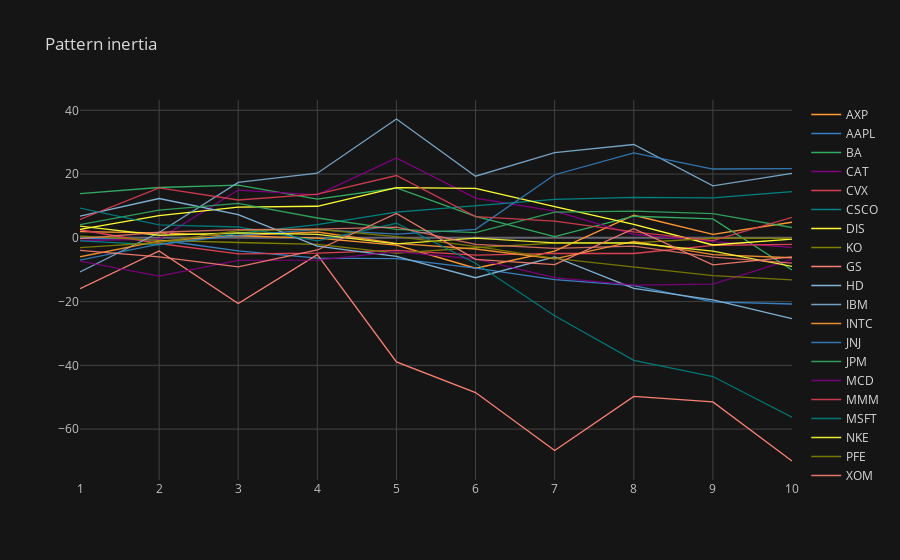

Notebook code cell kept with this figure:
### Code cell
basket_results.iplot(title = "Pattern inertia")

### Figure 1 — Plotly figure (JSON) as saved in the notebook; plotly's stock layout.template omitted (floating-point values rounded to 4 significant figures)
{"data": [{"line": {"color": "rgba(255, 153, 51, 1.0)", "dash": "solid", "shape": "linear", "width": 1.3}, "mode": "lines", "name": "AXP", "text": "", "type": "scatter", "x": [1, 2, 3, 4, 5, 6, 7, 8, 9, 10], "y": [1.92, 1.54, 0.62, -0.11, -2.27, -9.54, -4.18, 7.08, 1.06, 4.89]}, {"line": {"color": "rgba(55, 128, 191, 1.0)", "dash": "solid", "shape": "linear", "width": 1.3}, "mode": "lines", "name": "AAPL", "text": "", "type": "scatter", "x": [1, 2, 3, 4, 5, 6, 7, 8, 9, 10], "y": [-0.08, -0.68, -4.09, -6.34, -6.52, -9.52, -13.09, -15.02, -20.08, -20.75]}, {"line": {"color": "rgba(50, 171, 96, 1.0)", "dash": "solid", "shape": "linear", "width": 1.3}, "mode": "lines", "name": "BA", "text": "", "type": "scatter", "x": [1, 2, 3, 4, 5, 6, 7, 8, 9, 10], "y": [13.86, 15.79, 16.51, 12.17, 15.63, 6.75, 0.36, 6.77, 5.93, -10.1]}, {"line": {"color": "rgba(128, 0, 128, 1.0)", "dash": "solid", "shape": "linear", "width": 1.3}, "mode": "lines", "name": "CAT", "text": "", "type": "scatter", "x": [1, 2, 3, 4, 5, 6, 7, 8, 9, 10], "y": [-0.84, -0.42, 14.98, 13.45, 25.04, 12.48, 8.4, 1.11, -1.19, -2.98]}, {"line": {"color": "rgba(219, 64, 82, 1.0)", "dash": "solid", "shape": "linear", "width": 1.3}, "mode": "lines", "name": "CVX", "text": "", "type": "scatter", "x": [1, 2, 3, 4, 5, 6, 7, 8, 9, 10], "y": [2.53, -1.78, -5.06, -4.78, -3.91, -5.41, -4.85, -4.92, -2.34, -2.07]}, {"line": {"color": "rgba(0, 128, 128, 1.0)", "dash": "solid", "shape": "linear", "width": 1.3}, "mode": "lines", "name": "CSCO", "text": "", "type": "scatter", "x": [1, 2, 3, 4, 5, 6, 7, 8, 9, 10], "y": [-0.93, -2.2, 1.42, 4.11, 8.08, 10.17, 12.09, 12.67, 12.51, 14.46]}, {"line": {"color": "rgba(255, 255, 51, 1.0)", "dash": "solid", "shape": "linear", "width": 1.3}, "mode": "lines", "name": "DIS", "text": "", "type": "scatter", "x": [1, 2, 3, 4, 5, 6, 7, 8, 9, 10], "y": [2.65, 6.94, 9.63, 9.9, 15.74, 15.5, 9.76, 4.2, -2.25, -0.4]}, {"line": {"color": "rgba(128, 128, 0, 1.0)", "dash": "solid", "shape": "linear", "width": 1.3}, "mode": "lines", "name": "KO", "text": "", "type": "scatter", "x": [1, 2, 3, 4, 5, 6, 7, 8, 9, 10], "y": [0.52, -0.77, -1.47, -2.03, -4.78, -3.1, -1.66, -1.57, -0.13, -0.18]}, {"line": {"color": "rgba(251, 128, 114, 1.0)", "dash": "solid", "shape": "linear", "width": 1.3}, "mode": "lines", "name": "GS", "text": "", "type": "scatter", "x": [1, 2, 3, 4, 5, 6, 7, 8, 9, 10], "y": [-15.94, -4.12, -20.61, -5.28, -38.93, -48.54, -66.68, -49.74, -51.45, -70]}, {"line": {"color": "rgba(128, 177, 211, 1.0)", "dash": "solid", "shape": "linear", "width": 1.3}, "mode": "lines", "name": "HD", "text": "", "type": "scatter", "x": [1, 2, 3, 4, 5, 6, 7, 8, 9, 10], "y": [6.8, 12.33, 7.26, -2.63, -5.8, -12.52, -5.99, -15.88, -19.47, -25.36]}, {"line": {"color": "rgba(128, 177, 211, 0.8999999999999999)", "dash": "solid", "shape": "linear", "width": 1.3}, "mode": "lines", "name": "IBM", "text": "", "type": "scatter", "x": [1, 2, 3, 4, 5, 6, 7, 8, 9, 10], "y": [-10.73, 1.68, 17.4, 20.28, 37.27, 19.32, 26.7, 29.27, 16.28, 20.24]}, {"line": {"color": "rgba(255, 153, 51, 0.8999999999999999)", "dash": "solid", "shape": "linear", "width": 1.3}, "mode": "lines", "name": "INTC", "text": "", "type": "scatter", "x": [1, 2, 3, 4, 5, 6, 7, 8, 9, 10], "y": [-5.94, -1.04, 0.7, 1.83, -1.74, -3.51, -6.62, -1.13, -5.27, -6.25]}, {"line": {"color": "rgba(55, 128, 191, 0.8999999999999999)", "dash": "solid", "shape": "linear", "width": 1.3}, "mode": "lines", "name": "JNJ", "text": "", "type": "scatter", "x": [1, 2, 3, 4, 5, 6, 7, 8, 9, 10], "y": [-7, -1.95, 0.76, 2.55, 1.18, 2.65, 19.79, 26.62, 21.58, 21.71]}, {"line": {"color": "rgba(50, 171, 96, 0.8999999999999999)", "dash": "solid", "shape": "linear", "width": 1.3}, "mode": "lines", "name": "JPM", "text": "", "type": "scatter", "x": [1, 2, 3, 4, 5, 6, 7, 8, 9, 10], "y": [4.16, 8.66, 10.81, 6.22, 2.65, 1.63, 8.04, 8.37, 7.59, 3.23]}, {"line": {"color": "rgba(128, 0, 128, 0.8999999999999999)", "dash": "solid", "shape": "linear", "width": 1.3}, "mode": "lines", "name": "MCD", "text": "", "type": "scatter", "x": [1, 2, 3, 4, 5, 6, 7, 8, 9, 10], "y": [-7.31, -11.99, -7.06, -6.97, -4.34, -6.64, -12.49, -14.86, -14.53, -6.73]}, {"line": {"color": "rgba(219, 64, 82, 0.8999999999999999)", "dash": "solid", "shape": "linear", "width": 1.3}, "mode": "lines", "name": "MMM", "text": "", "type": "scatter", "x": [1, 2, 3, 4, 5, 6, 7, 8, 9, 10], "y": [5.74, 15.66, 11.87, 13.71, 19.54, 6.67, 5.23, 1.84, -0.87, 6.45]}, {"line": {"color": "rgba(0, 128, 128, 0.8999999999999999)", "dash": "solid", "shape": "linear", "width": 1.3}, "mode": "lines", "name": "MSFT", "text": "", "type": "scatter", "x": [1, 2, 3, 4, 5, 6, 7, 8, 9, 10], "y": [9.35, 4.08, 3.4, -0.94, 4.57, -7.96, -24.45, -38.41, -43.5, -56.28]}, {"line": {"color": "rgba(255, 255, 51, 0.8999999999999999)", "dash": "solid", "shape": "linear", "width": 1.3}, "mode": "lines", "name": "NKE", "text": "", "type": "scatter", "x": [1, 2, 3, 4, 5, 6, 7, 8, 9, 10], "y": [3.69, 0.81, 1.56, 1.06, -1.88, -0.08, -1.58, -1.63, -4.15, -8.98]}, {"line": {"color": "rgba(128, 128, 0, 0.8999999999999999)", "dash": "solid", "shape": "linear", "width": 1.3}, "mode": "lines", "name": "PFE", "text": "", "type": "scatter", "x": [1, 2, 3, 4, 5, 6, 7, 8, 9, 10], "y": [-3.05, -1.47, 2.25, 2.69, 0.36, -2.65, -6.48, -9.27, -11.86, -13.16]}, {"line": {"color": "rgba(251, 128, 114, 0.8999999999999999)", "dash": "solid", "shape": "linear", "width": 1.3}, "mode": "lines", "name": "XOM", "text": "", "type": "scatter", "x": [1, 2, 3, 4, 5, 6, 7, 8, 9, 10], "y": [-3.92, -5.96, -9.12, -3.82, 7.63, -6.73, -8.39, 2.84, -8.5, -5.96]}, {"line": {"color": "rgba(251, 128, 114, 0.7999999999999998)", "dash": "solid", "shape": "linear", "width": 1.3}, "mode": "lines", "name": "basket", "text": "", "type": "scatter", "x": [1, 2, 3, 4, 5, 6, 7, 8, 9, 10], "y": [-0.226, 1.756, 2.588, 2.754, 3.376, -2.051, -3.305, -2.583, -6.032, -7.911]}], "layout": {"legend": {"bgcolor": "#151516", "font": {"color": "#D9D9D9"}}, "paper_bgcolor": "#151516", "plot_bgcolor": "#151516", "title": {"font": {"color": "#D9D9D9"}, "text": "Pattern inertia"}, "xaxis": {"gridcolor": "#434343", "showgrid": true, "tickfont": {"color": "#C2C2C2"}, "title": {"font": {"color": "#D9D9D9"}, "text": ""}, "zerolinecolor": "#666570"}, "yaxis": {"gridcolor": "#434343", "showgrid": true, "tickfont": {"color": "#C2C2C2"}, "title": {"font": {"color": "#D9D9D9"}, "text": ""}, "zerolinecolor": "#666570"}}}
